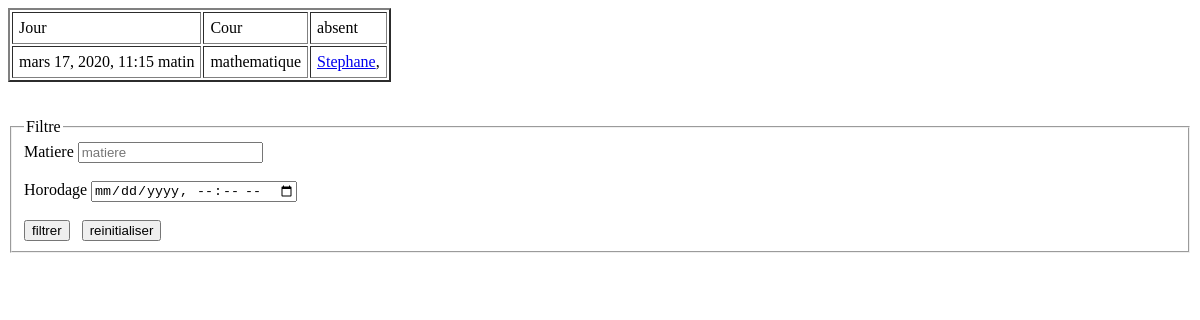
Page /appel/historique/ on the earlier database version.
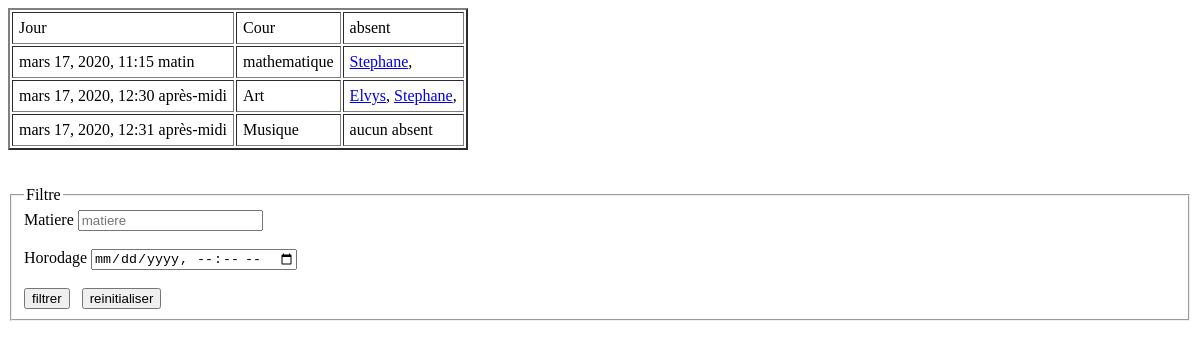
Same page on the later database version.
### cahier_appel/models.py (models this page shows, shortened)
class Appel(models.Model):
    cour = models.CharField(max_length=60)
    absent = models.ManyToManyField(Eleve, blank=True)
    horodage = models.DateTimeField(auto_now=True)

### identite/models.py (models this page shows)
class Eleve (models.Model):
    guid = uuid4()
    matricule = models.CharField(max_length=30)
    etablissement = models.ForeignKey('Etablissement', on_delete=models.CASCADE, blank=False, default=1)
    user = models.OneToOneField(User, on_delete=models.CASCADE, limit_choices_to={'is_superuser':False})
    age = models.IntegerField(default=10)
    numero = models.CharField(max_length=12)
    niveau = models.CharField(max_length=30, blank=False, default="sixieme")
    def __str__(self):
        return self.user.username

### cahier_appel/views.py (the view)
# urls.py: path('historique/',views.Historique.as_view(), name='appel-historique'),
class Historique(ListView):
    model = Appel
    template_name = 'cahier_appel/historique.html'
    custom_context = {}
    def get(self, request, *args, **kwargs):
        print('iin get')
        self.custom_context.clear()
        if request.GET.__len__() >= 2:
            print('ok il est la')
            if request.GET['matiere'] != '':
                print('dans get')
                self.custom_context['matiere'] = request.GET['matiere']
                self.queryset = Appel.objects.filter(cour = request.GET['matiere'])
        return super().get(request,*args, **kwargs)
    def get_context_data(self, *, object_list=None, **kwargs):
        context = super().get_context_data(**kwargs)
        context['p'] = self.custom_context
        return context

### templates/cahier_appel/historique.html (shortened to what this page needs)
<!DOCTYPE html>
<html lang="fr">
<head>
</head>
<body>
    <table border="2px" cellpadding="6px">
        <thead>
            <td>Jour</td>
            <td>Cour</td>
            <td>absent</td>
        </thead>
        {% for obj in object_list %}
            <tr>
                <td>{{ obj.horodage }}</td>
                <td>{{ obj.cour }}</td>
                <td>
                    {% for el in obj.absent.all %}
                        <a href="#">{{ el }}</a>,
                        {% empty %}
                        <span>aucun absent</span>
                        {% endfor %}
                </td>
            </tr>
        {% endfor %}
    </table>
    <br>
    <br>
    <div>
        <form action="{% url 'appel-historique' %}">
            <fieldset>
                <legend>Filtre</legend>
                <label for="_matiere">Matiere</label>
                <input id="_matiere" type="text" value="{% if p.matiere %} {{ p.matiere }} {% endif %}" name="matiere" placeholder="matiere">
                <br>
                <br>
                <label for="_date">Horodage</label>
                <input id="_date" type="datetime-local" value="{% if p.horo %} {{ p.horo }} {% endif %}" name="horodage">
                <br> <br>
                <input type="submit" value="filtrer">
                <input type="reset" value="reinitialiser">
            </fieldset>
        </form>
    </div>
</body>
</html>

Differences in the rows shown:
added Appel: horodage "mars 17, 2020, 12:30 après-midi", cour "Art", Eleve (user.username "Stephane")
now on this page (row unchanged): Eleve: user.username "Elvys", shown under "mars 17, 2020, 12:30 après-midi"
added Appel: horodage "mars 17, 2020, 12:31 après-midi", cour "Musique"
